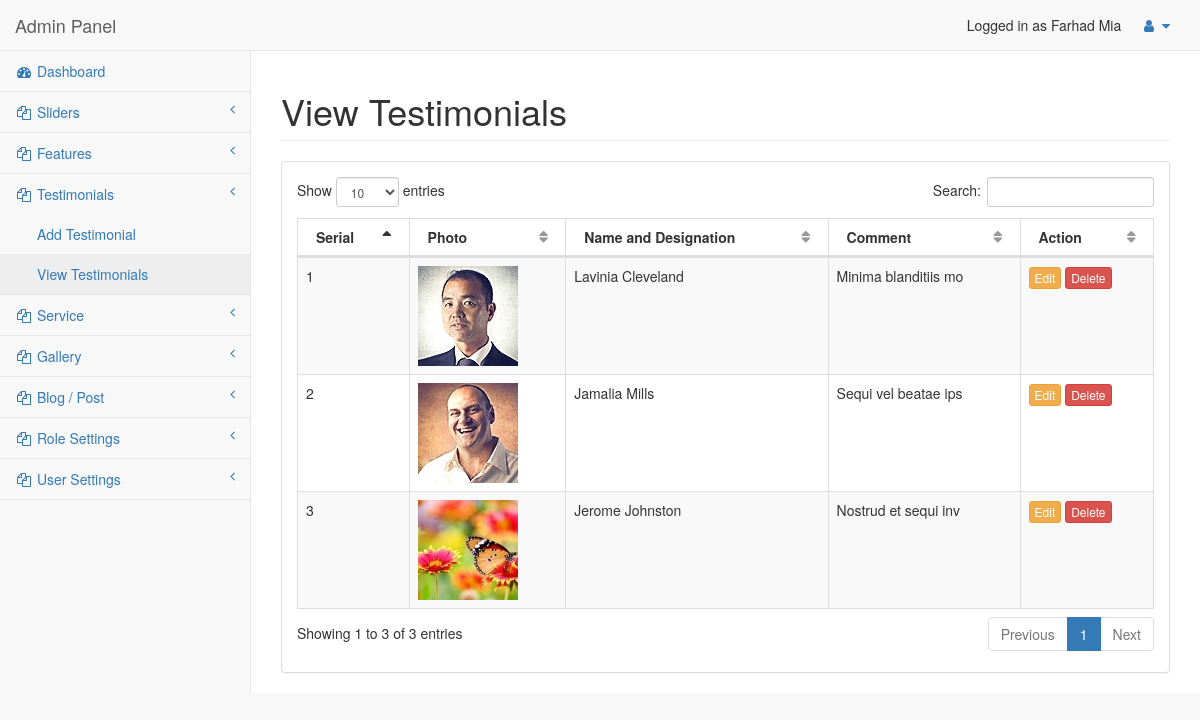
Page /admin/testimonial_view.php (signed in) on the committed database.
### tables this page shows
CREATE TABLE `testimonial` (
  `testimonial_id` int(11) NOT NULL,
  `person_name_designation` varchar(200) NOT NULL,
  `person_comment` text NOT NULL,
  `person_photo` varchar(100) NOT NULL
);

### admin/testimonial_view.php (the view)
<?php require_once('header.php'); ?>
<div class="row">
    <div class="col-lg-12">
        <h1 class="page-header">View Testimonials</h1>
    </div>
</div>
<div class="row">
    <div class="col-lg-12">
        <div class="panel panel-default">
            <div class="panel-body">
                <table width="100%" class="table table-striped table-bordered table-hover" id="dataTables-example">
                    <thead>
                        <tr>
                            <th>Serial</th>
                            <th>Photo</th>
                            <th>Name and Designation</th>
                            <th>Comment</th>
                            <th>Action</th>
                        </tr>
                    </thead>
                    <tbody>
                        <?php
                        $i = 0;
                        $q = $pdo->prepare("SELECT * FROM testimonial ORDER BY testimonial_id ASC");
                        $q->execute();
                        $res = $q->fetchAll();
                        foreach ($res as $row) {
                            $i++;
                        ?>
                            <tr>
                                <td><?php echo $i; ?></td>
                                <td>
                                    <img src="../uploads/<?php echo $row['person_photo']; ?>" style="width:100px;">
                                </td>
                                <td><?php echo $row['person_name_designation']; ?></td>
                                <td><?php echo $row['person_comment']; ?></td>
                                <td>
                                    <a href="testimonial_edit.php?id=<?php echo $row['testimonial_id']; ?>" class="btn btn-xs btn-warning">Edit</a>
                                    <a href="testimonial_delete.php?id=<?php echo $row['testimonial_id']; ?>" class="btn btn-xs btn-danger" onClick="return confirm('Are you sure?');">Delete</a>
                                </td>
                            </tr>
                        <?php
                        }
                        ?>
                    </tbody>
                </table>
            </div>
        </div>
    </div>
</div>
</div>
<?php require_once('footer.php'); ?>

### admin/assets/css/sb-admin-2.css (style rules this page uses)
body { background-color: #f8f8f8; }
table.dataTable thead .sorting, table.dataTable thead .sorting_asc, table.dataTable thead .sorting_desc, table.dataTable thead .sorting_asc_disabled, table.dataTable thead .sorting_desc_disabled { background: transparent; }
table.dataTable thead .sorting_asc:after { content: "\f0de"; float: right; font-family: fontawesome; }
table.dataTable thead .sorting:after { content: "\f0dc"; float: right; font-family: fontawesome; color: rgba(50, 50, 50, 0.5); }

### rows in the picture
testimonial: person_photo (picture), person_name_designation "Lavinia Cleveland", person_comment "Minima blanditiis mo"
testimonial: person_photo (picture), person_name_designation "Jamalia Mills", person_comment "Sequi vel beatae ips"
testimonial: person_photo (picture), person_name_designation "Jerome Johnston", person_comment "Nostrud et sequi inv"

### other values in the picture
$_SESSION['user']['user_full_name'] "Farhad Mia"
